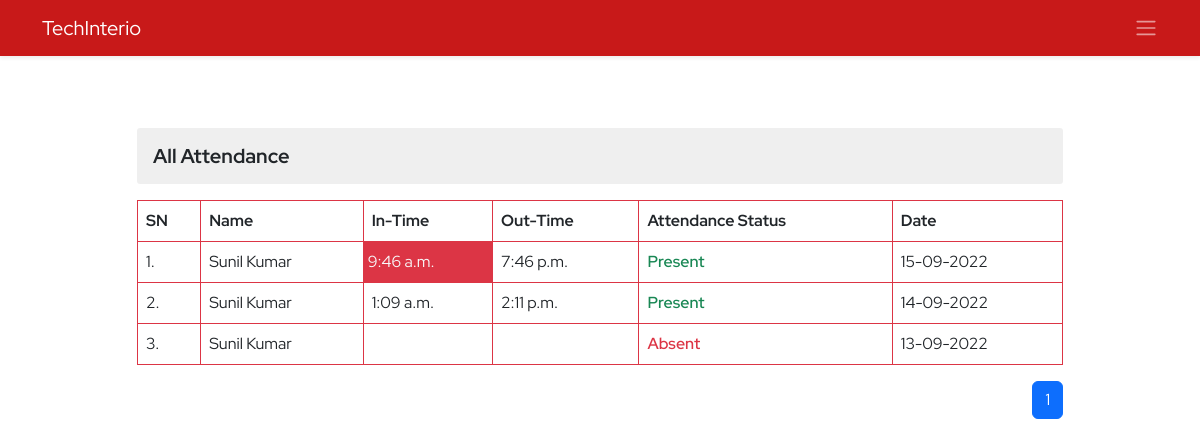
/ems/all-attendance/ (signed in), run on an earlier commit of the app's database.
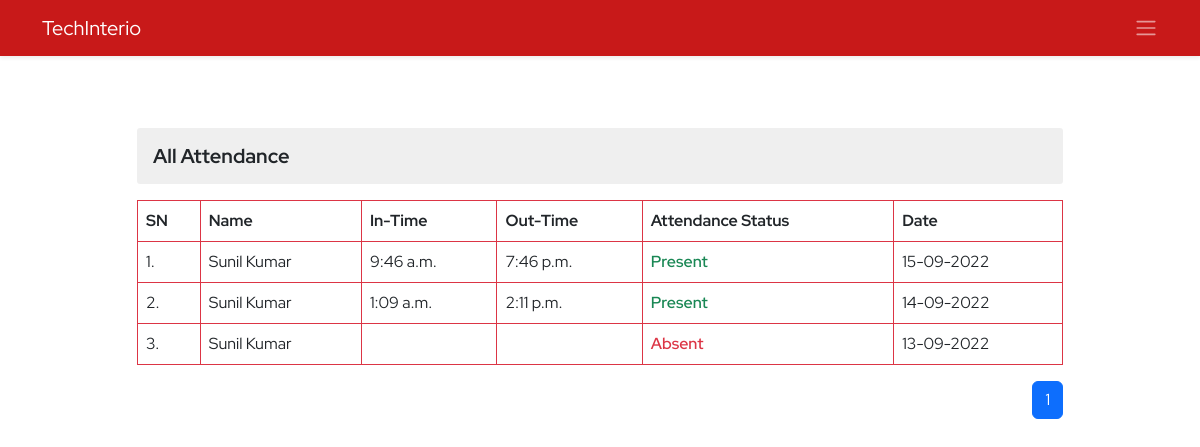
And on a later commit of the database.
### ems/models.py (models this page shows, shortened)
class Attendance(models.Model):
    employee=models.ForeignKey(Employee,on_delete=models.CASCADE)
    intime=models.TimeField(blank=True, null=True)
    outtime=models.TimeField(blank=True,null=True)
    present=models.BooleanField(default=False)
    date=models.DateField()
    is_late=models.BooleanField(default=False)
    created_at = models.DateTimeField(auto_now_add=True,blank=True,null=True)
    updated_at = models.DateTimeField(auto_now=True,blank=True,null=True)

class Employee(models.Model):
    empid=models.AutoField(primary_key=True)
    employeeid=models.IntegerField(unique=True, null=True, blank=True)
    user=models.OneToOneField(User,on_delete=models.CASCADE)
    name=models.CharField(max_length=50)
    father_name=models.CharField(max_length=50)
    avtar=models.ImageField(upload_to='employee_profile_images', blank=True , default='profile.jpg')
    document=models.FileField(upload_to='employee_documents',null=True,blank=True)
    dob=models.DateField()
    email=models.EmailField(max_length=100)
    mobile_no=models.IntegerField()
    emergency_mobile_no=models.IntegerField(null=True,blank=True)
    address=models.OneToOneField(Address, on_delete=models.CASCADE,blank=True, null=True,)
    designation=models.CharField(max_length=70,null=True, blank=True)
    role=models.ForeignKey(Role, on_delete=models.SET_NULL,blank=True, null=True,)
    department=models.ForeignKey(Department, on_delete=models.SET_NULL,blank=True, null=True,)
    joining_date=models.DateField(null=True, blank=True)
    status=models.CharField(max_length=15)
    @property
    def imageURL(self):
        try:
            url=self.avtar.url
        except:
            url=''
        return url

### ems/views.py (the view)
# urls.py: path('all-attendance/',allAttendances,name='all-attendance'),
@login_required()
def allAttendances(request):
    context={}
    try:
        if not request.user.is_superuser:
            profile_obj=Employee.objects.get(user=request.user)
            context['profile']=profile_obj
            emp_obj=Employee.objects.get(user=request.user)
            attendances=Attendance.objects.filter(employee=emp_obj).order_by('-date')
            paginator=Paginator(attendances,10)
            page_no=request.GET.get('page')
            total_pages=paginator.page_range
            finalattendances=paginator.get_page(page_no)
            context['attendances']=finalattendances
            context['pages']=total_pages
        else:
            return redirect('ems:ems')
    except Exception as e:
        print('All Attendance of Employee Execption : ',e)
    return render(request,'ems/all_attendances.html',context)

### ems/templates/ems/all_attendances.html (shortened to what this page needs)
{% extends './base.html' %}
{% block body %}
<section class="py-5">
    <div class="container">
        <div class="row d-flex justify-content-center">
            <div class="col-12 col-sm-10">
                <h3 class="derpartment-title my-3">All Attendance</h3>
                <table class="table table-bordered border-danger border-1 ">
                    <tr>
                        <th>SN</th>
                        <th>Name</th>
                        <th>In-Time</th>
                        <th>Out-Time</th>
                        <th>Attendance Status</th>
                        <th class="">Date</th>
                    </tr>
                    {% for item in attendances %}
                    <tr>
                        <td>{{forloop.counter}}.</td>
                        <td>{{item.employee.name}}</td>
                        {% if item.is_late == True %}
                        <td class="bg-danger text-light p-1 py-2">{{item.intime | time}}</td>
                        {% else %}
                        <td>{{item.intime | time}}</td>
                        {% endif %}
                        <td>{{item.outtime | time}}</td>
                        {% if item.present %}
                        <td class="text-success fw-semibold ">Present</td>
                        {% else %}
                        <td class="text-danger fw-semibold ">Absent</td>
                        {% endif %}
                        <td>{{item.date | date:"d-m-Y"}}</td>
                    </tr>
                    {% endfor %}
                </table>
                <nav aria-label="Page navigation example">
                    <ul class="pagination justify-content-end">
                        {% if pages %}
                        {% for p in pages %}
                        {% if p == attendances.number %}
                        <li class="page-item active" aria-current="page"><a class="page-link "
                                href="?page={{p}}">{{p}}</a></li>
                        {% else %}
                        <li class="page-item "><a class="page-link" href="?page={{p}}">{{p}}</a></li>
                        {% endif %}
                        {% endfor %}
                        {% endif %}
                    </ul>
                </nav>
            </div>
        </div>
    </div>
</section>
{% endblock %}

What changed in the data, as far as the page shows it:
changed Attendance (number 1 of 3 on the later page): is_late True → False (drawn)
